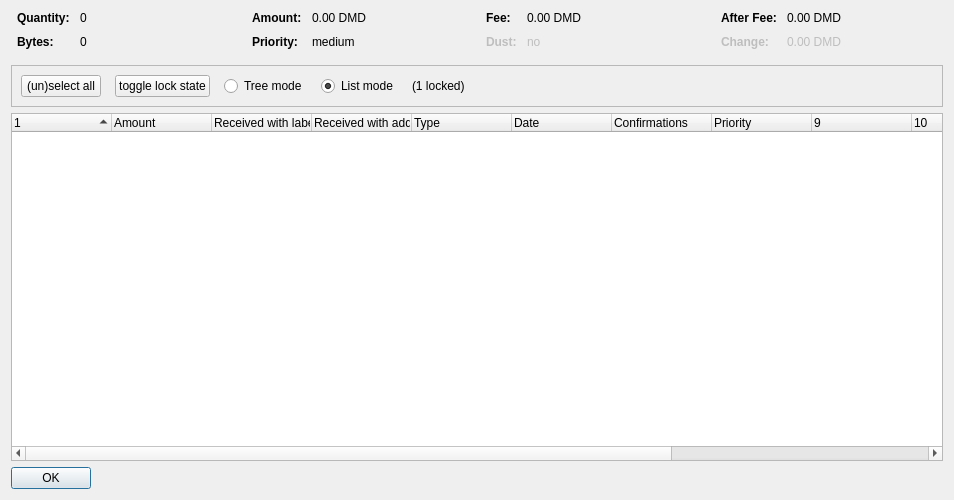
<?xml version="1.0" encoding="UTF-8"?>
<ui version="4.0">
 <class>CoinControlDialog</class>
 <widget class="QDialog" name="CoinControlDialog">
  <property name="geometry">
   <rect>
    <x>0</x>
    <y>0</y>
    <width>954</width>
    <height>500</height>
   </rect>
  </property>
  <property name="windowTitle">
   <string>Coin Selection</string>
  </property>
  <layout class="QVBoxLayout" name="verticalLayout">
   <item>
    <layout class="QHBoxLayout" name="horizontalLayoutTop" stretch="0,0,0,0">
     <property name="topMargin">
      <number>0</number>
     </property>
     <property name="bottomMargin">
      <number>10</number>
     </property>
     <item>
      <layout class="QFormLayout" name="formLayoutCoinControl1">
       <property name="horizontalSpacing">
        <number>10</number>
       </property>
       <property name="verticalSpacing">
        <number>10</number>
       </property>
       <property name="leftMargin">
        <number>6</number>
       </property>
       <property name="rightMargin">
        <number>6</number>
       </property>
       <item row="0" column="0">
        <widget class="QLabel" name="labelCoinControlQuantityText">
         <property name="font">
          <font>
           <weight>75</weight>
           <bold>true</bold>
          </font>
         </property>
         <property name="text">
          <string>Quantity:</string>
         </property>
        </widget>
       </item>
       <item row="0" column="1">
        <widget class="QLabel" name="labelCoinControlQuantity">
         <property name="cursor">
          <cursorShape>IBeamCursor</cursorShape>
         </property>
         <property name="contextMenuPolicy">
          <enum>Qt::ActionsContextMenu</enum>
         </property>
         <property name="text">
          <string notr="true">0</string>
         </property>
         <property name="textInteractionFlags">
          <set>Qt::LinksAccessibleByMouse|Qt::TextSelectableByKeyboard|Qt::TextSelectableByMouse</set>
         </property>
        </widget>
       </item>
       <item row="1" column="0">
        <widget class="QLabel" name="labelCoinControlBytesText">
         <property name="font">
          <font>
           <weight>75</weight>
           <bold>true</bold>
          </font>
         </property>
         <property name="text">
          <string>Bytes:</string>
         </property>
        </widget>
       </item>
       <item row="1" column="1">
        <widget class="QLabel" name="labelCoinControlBytes">
         <property name="cursor">
          <cursorShape>IBeamCursor</cursorShape>
         </property>
         <property name="contextMenuPolicy">
          <enum>Qt::ActionsContextMenu</enum>
         </property>
         <property name="text">
          <string notr="true">0</string>
         </property>
         <property name="textInteractionFlags">
          <set>Qt::LinksAccessibleByMouse|Qt::TextSelectableByKeyboard|Qt::TextSelectableByMouse</set>
         </property>
        </widget>
       </item>
      </layout>
     </item>
     <item>
      <layout class="QFormLayout" name="formLayoutCoinControl2">
       <property name="horizontalSpacing">
        <number>10</number>
       </property>
       <property name="verticalSpacing">
        <number>10</number>
       </property>
       <property name="leftMargin">
        <number>6</number>
       </property>
       <property name="rightMargin">
        <number>6</number>
       </property>
       <item row="0" column="0">
        <widget class="QLabel" name="labelCoinControlAmountText">
         <property name="font">
          <font>
           <weight>75</weight>
           <bold>true</bold>
          </font>
         </property>
         <property name="text">
          <string>Amount:</string>
         </property>
        </widget>
       </item>
       <item row="0" column="1">
        <widget class="QLabel" name="labelCoinControlAmount">
         <property name="cursor">
          <cursorShape>IBeamCursor</cursorShape>
         </property>
         <property name="contextMenuPolicy">
          <enum>Qt::ActionsContextMenu</enum>
         </property>
         <property name="text">
          <string notr="true">0.00 DMD</string>
         </property>
         <property name="textInteractionFlags">
          <set>Qt::LinksAccessibleByMouse|Qt::TextSelectableByKeyboard|Qt::TextSelectableByMouse</set>
         </property>
        </widget>
       </item>
       <item row="1" column="0">
        <widget class="QLabel" name="labelCoinControlPriorityText">
         <property name="font">
          <font>
           <weight>75</weight>
           <bold>true</bold>
          </font>
         </property>
         <property name="text">
          <string>Priority:</string>
         </property>
        </widget>
       </item>
       <item row="1" column="1">
        <widget class="QLabel" name="labelCoinControlPriority">
         <property name="cursor">
          <cursorShape>IBeamCursor</cursorShape>
         </property>
         <property name="contextMenuPolicy">
          <enum>Qt::ActionsContextMenu</enum>
         </property>
         <property name="text">
          <string>medium</string>
         </property>
         <property name="textInteractionFlags">
          <set>Qt::LinksAccessibleByMouse|Qt::TextSelectableByKeyboard|Qt::TextSelectableByMouse</set>
         </property>
        </widget>
       </item>
      </layout>
     </item>
     <item>
      <layout class="QFormLayout" name="formLayoutCoinControl3">
       <property name="horizontalSpacing">
        <number>10</number>
       </property>
       <property name="verticalSpacing">
        <number>10</number>
       </property>
       <property name="leftMargin">
        <number>6</number>
       </property>
       <property name="rightMargin">
        <number>6</number>
       </property>
       <item row="0" column="0">
        <widget class="QLabel" name="labelCoinControlFeeText">
         <property name="font">
          <font>
           <weight>75</weight>
           <bold>true</bold>
          </font>
         </property>
         <property name="text">
          <string>Fee:</string>
         </property>
        </widget>
       </item>
       <item row="0" column="1">
        <widget class="QLabel" name="labelCoinControlFee">
         <property name="cursor">
          <cursorShape>IBeamCursor</cursorShape>
         </property>
         <property name="contextMenuPolicy">
          <enum>Qt::ActionsContextMenu</enum>
         </property>
         <property name="text">
          <string notr="true">0.00 DMD</string>
         </property>
         <property name="textInteractionFlags">
          <set>Qt::LinksAccessibleByMouse|Qt::TextSelectableByKeyboard|Qt::TextSelectableByMouse</set>
         </property>
        </widget>
       </item>
       <item row="1" column="0">
        <widget class="QLabel" name="labelCoinControlLowOutputText">
         <property name="enabled">
          <bool>false</bool>
         </property>
         <property name="font">
          <font>
           <weight>75</weight>
           <bold>true</bold>
          </font>
         </property>
         <property name="text">
          <string>Dust:</string>
         </property>
        </widget>
       </item>
       <item row="1" column="1">
        <widget class="QLabel" name="labelCoinControlLowOutput">
         <property name="enabled">
          <bool>false</bool>
         </property>
         <property name="cursor">
          <cursorShape>IBeamCursor</cursorShape>
         </property>
         <property name="contextMenuPolicy">
          <enum>Qt::ActionsContextMenu</enum>
         </property>
         <property name="text">
          <string>no</string>
         </property>
         <property name="textInteractionFlags">
          <set>Qt::LinksAccessibleByMouse|Qt::TextSelectableByKeyboard|Qt::TextSelectableByMouse</set>
         </property>
        </widget>
       </item>
      </layout>
     </item>
     <item>
      <layout class="QFormLayout" name="formLayoutCoinControl4">
       <property name="horizontalSpacing">
        <number>10</number>
       </property>
       <property name="verticalSpacing">
        <number>10</number>
       </property>
       <property name="leftMargin">
        <number>6</number>
       </property>
       <property name="rightMargin">
        <number>6</number>
       </property>
       <item row="0" column="0">
        <widget class="QLabel" name="labelCoinControlAfterFeeText">
         <property name="font">
          <font>
           <weight>75</weight>
           <bold>true</bold>
          </font>
         </property>
         <property name="text">
          <string>After Fee:</string>
         </property>
        </widget>
       </item>
       <item row="0" column="1">
        <widget class="QLabel" name="labelCoinControlAfterFee">
         <property name="cursor">
          <cursorShape>IBeamCursor</cursorShape>
         </property>
         <property name="contextMenuPolicy">
          <enum>Qt::ActionsContextMenu</enum>
         </property>
         <property name="text">
          <string notr="true">0.00 DMD</string>
         </property>
         <property name="textInteractionFlags">
          <set>Qt::LinksAccessibleByMouse|Qt::TextSelectableByKeyboard|Qt::TextSelectableByMouse</set>
         </property>
        </widget>
       </item>
       <item row="1" column="0">
        <widget class="QLabel" name="labelCoinControlChangeText">
         <property name="enabled">
          <bool>false</bool>
         </property>
         <property name="font">
          <font>
           <weight>75</weight>
           <bold>true</bold>
          </font>
         </property>
         <property name="text">
          <string>Change:</string>
         </property>
        </widget>
       </item>
       <item row="1" column="1">
        <widget class="QLabel" name="labelCoinControlChange">
         <property name="enabled">
          <bool>false</bool>
         </property>
         <property name="cursor">
          <cursorShape>IBeamCursor</cursorShape>
         </property>
         <property name="contextMenuPolicy">
          <enum>Qt::ActionsContextMenu</enum>
         </property>
         <property name="text">
          <string notr="true">0.00 DMD</string>
         </property>
         <property name="textInteractionFlags">
          <set>Qt::LinksAccessibleByMouse|Qt::TextSelectableByKeyboard|Qt::TextSelectableByMouse</set>
         </property>
        </widget>
       </item>
      </layout>
     </item>
    </layout>
   </item>
   <item>
    <widget class="QFrame" name="frame">
     <property name="minimumSize">
      <size>
       <width>0</width>
       <height>40</height>
      </size>
     </property>
     <property name="frameShape">
      <enum>QFrame::StyledPanel</enum>
     </property>
     <property name="frameShadow">
      <enum>QFrame::Sunken</enum>
     </property>
     <layout class="QHBoxLayout" name="horizontalLayout">
      <item>
       <layout class="QHBoxLayout" name="horizontalLayoutPanel" stretch="0,0,0,0,0,0">
        <property name="spacing">
         <number>14</number>
        </property>
        <item>
         <widget class="QPushButton" name="pushButtonSelectAll">
          <property name="sizePolicy">
           <sizepolicy hsizetype="Maximum" vsizetype="Fixed">
            <horstretch>0</horstretch>
            <verstretch>0</verstretch>
           </sizepolicy>
          </property>
          <property name="text">
           <string>(un)select all</string>
          </property>
          <property name="autoDefault">
           <bool>false</bool>
          </property>
         </widget>
        </item>
        <item>
         <widget class="QPushButton" name="pushButtonToggleLock">
          <property name="sizePolicy">
           <sizepolicy hsizetype="Maximum" vsizetype="Fixed">
            <horstretch>0</horstretch>
            <verstretch>0</verstretch>
           </sizepolicy>
          </property>
          <property name="text">
           <string>toggle lock state</string>
          </property>
          <property name="autoDefault">
           <bool>false</bool>
          </property>
         </widget>
        </item>
        <item>
         <widget class="QRadioButton" name="radioTreeMode">
          <property name="sizePolicy">
           <sizepolicy hsizetype="Maximum" vsizetype="Fixed">
            <horstretch>0</horstretch>
            <verstretch>0</verstretch>
           </sizepolicy>
          </property>
          <property name="text">
           <string>Tree mode</string>
          </property>
         </widget>
        </item>
        <item>
         <widget class="QRadioButton" name="radioListMode">
          <property name="sizePolicy">
           <sizepolicy hsizetype="Maximum" vsizetype="Fixed">
            <horstretch>0</horstretch>
            <verstretch>0</verstretch>
           </sizepolicy>
          </property>
          <property name="text">
           <string>List mode</string>
          </property>
          <property name="checked">
           <bool>true</bool>
          </property>
         </widget>
        </item>
        <item>
         <widget class="QLabel" name="labelLocked">
          <property name="text">
           <string>(1 locked)</string>
          </property>
         </widget>
        </item>
        <item>
         <spacer name="horizontalSpacer">
          <property name="orientation">
           <enum>Qt::Horizontal</enum>
          </property>
          <property name="sizeHint" stdset="0">
           <size>
            <width>40</width>
            <height>20</height>
           </size>
          </property>
         </spacer>
        </item>
       </layout>
      </item>
     </layout>
    </widget>
   </item>
   <item>
    <widget class="CoinControlTreeWidget" name="treeWidget">
     <property name="contextMenuPolicy">
      <enum>Qt::CustomContextMenu</enum>
     </property>
     <property name="sortingEnabled">
      <bool>false</bool>
     </property>
     <property name="columnCount">
      <number>13</number>
     </property>
     <attribute name="headerShowSortIndicator" stdset="0">
      <bool>true</bool>
     </attribute>
     <attribute name="headerStretchLastSection">
      <bool>false</bool>
     </attribute>
     <column>
      <property name="text">
       <string/>
      </property>
     </column>
     <column>
      <property name="text">
       <string>Amount</string>
      </property>
     </column>
     <column>
      <property name="text">
       <string>Received with label</string>
      </property>
     </column>
     <column>
      <property name="text">
       <string>Received with address</string>
      </property>
     </column>
     <column>
      <property name="text">
       <string>Type</string>
      </property>
     </column>
     <column>
      <property name="text">
       <string>Date</string>
      </property>
     </column>
     <column>
      <property name="text">
       <string>Confirmations</string>
      </property>
      <property name="toolTip">
       <string>Confirmed</string>
      </property>
     </column>
     <column>
      <property name="text">
       <string>Priority</string>
      </property>
     </column>
     <column>
      <property name="text">
       <string/>
      </property>
     </column>
     <column>
      <property name="text">
       <string/>
      </property>
     </column>
     <column>
      <property name="text">
       <string/>
      </property>
     </column>
     <column>
      <property name="text">
       <string/>
      </property>
     </column>
     <column>
      <property name="text">
       <string/>
      </property>
     </column>
    </widget>
   </item>
   <item>
    <widget class="QDialogButtonBox" name="buttonBox">
     <property name="sizePolicy">
      <sizepolicy hsizetype="Maximum" vsizetype="Fixed">
       <horstretch>0</horstretch>
       <verstretch>0</verstretch>
      </sizepolicy>
     </property>
     <property name="orientation">
      <enum>Qt::Horizontal</enum>
     </property>
     <property name="standardButtons">
      <set>QDialogButtonBox::Ok</set>
     </property>
    </widget>
   </item>
  </layout>
 </widget>
 <customwidgets>
  <customwidget>
   <class>CoinControlTreeWidget</class>
   <extends>QTreeWidget</extends>
   <header>coincontroltreewidget.h</header>
  </customwidget>
 </customwidgets>
 <resources/>
 <connections/>
</ui>
